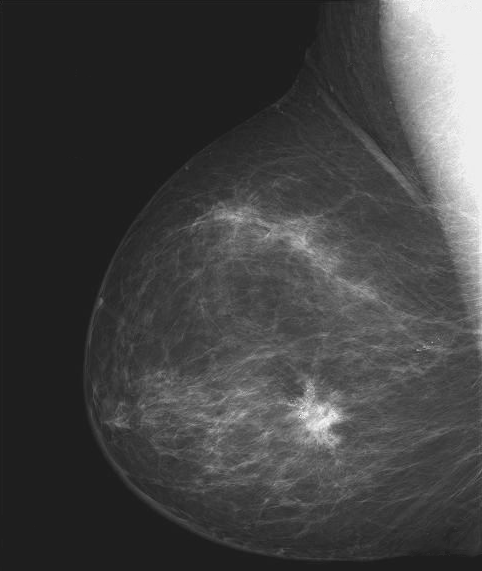
#> input picture Basic Intensity Transformation Functions/breast_digital_xray.tif, 482 x 571 px
$ jupyter execute Basic_Intensity_Transformation_Functions.ipynb
#> lines starting #> are read from the running program, lines starting #| are printed output that depends on the picture; after the words box and inside, x2 and y2 are one past the last pixel; in counts of white or black regions, pixels touching at a corner belong together
## Importing Libraries

[cell 1]
import cv2
from google.colab.patches import cv2_imshow
import numpy as np
import matplotlib.pyplot as plt

## Image Negatives

[cell 2]
# importing the image
breast_xray = cv2.imread('breast_digital_xray.tif')
#> breast_xray is the input picture: shape (571, 482, 3); min 21, max 255, mean 66.7

# getting the maximum intensity value in the image
max_intensity = np.amax(breast_xray)
#> max_intensity = 255

# subtracting all the intensities from the max_intensity to get negative image
breast_xray_negative = max_intensity - breast_xray
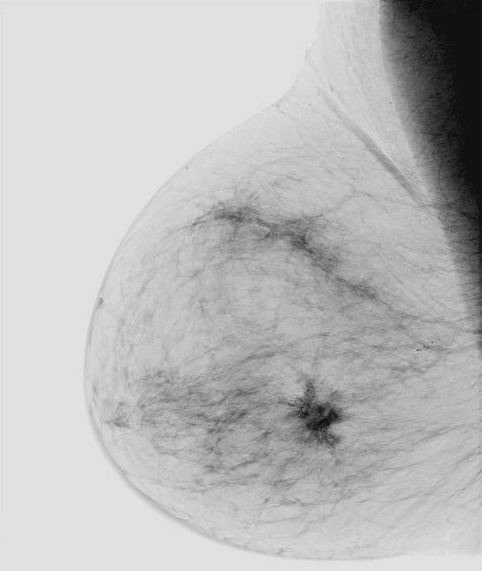
#> breast_xray_negative: shape (571, 482, 3); min 0, max 234, mean 188.3

# plotting the results
plt.subplot(1, 2, 1)
plt.axis('off')
plt.title('Original Image')
plt.imshow(breast_xray)

plt.subplot(1, 2, 2)
plt.axis('off')
plt.title('Negative Image')
plt.imshow(breast_xray_negative)
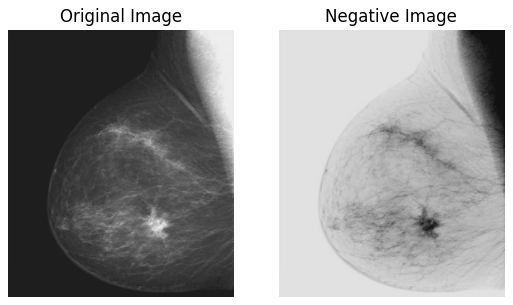
#> figure drawn by matplotlib, 2 panels

## Log Transformations

[cell 3]
# loading the image
fourier_spec = cv2.imread('fourier_spectrum.tif')
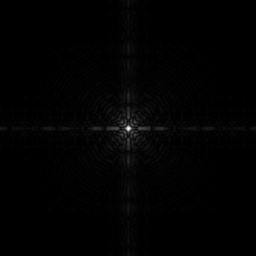
#> input picture Basic Intensity Transformation Functions/fourier_spectrum.tif, 256 x 256 px
#> fourier_spec is the input picture: shape (256, 256, 3); min 0, max 255, mean 2.1
fourier_spec = cv2.cvtColor(fourier_spec, cv2.COLOR_BGR2GRAY)
#> fourier_spec: shape (256, 256)
# defining variables for log transformation
c = 1

# performing log transformation on the original image
fourier_spec_log_transformed = np.uint8(c * np.log(1 + fourier_spec))
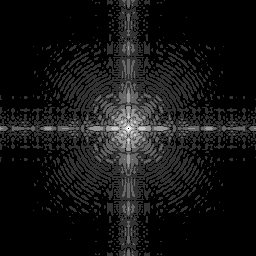
#> fourier_spec_log_transformed: shape (256, 256); min 0, max 5, mean 0.403; drawn with min black and max white

# plotting the results
# plotting the results
plt.subplot(1, 2, 1)
plt.axis('off')
plt.title('Original Image')
plt.imshow(fourier_spec, cmap = 'gray')

plt.subplot(1, 2, 2)
plt.axis('off')
plt.title('Log Transformed')
plt.imshow(fourier_spec_log_transformed, cmap = 'gray')

## Power Law Transformations

[cell 4]
# loading the image
fractured_spine = cv2.imread('fractured_spine.tif')
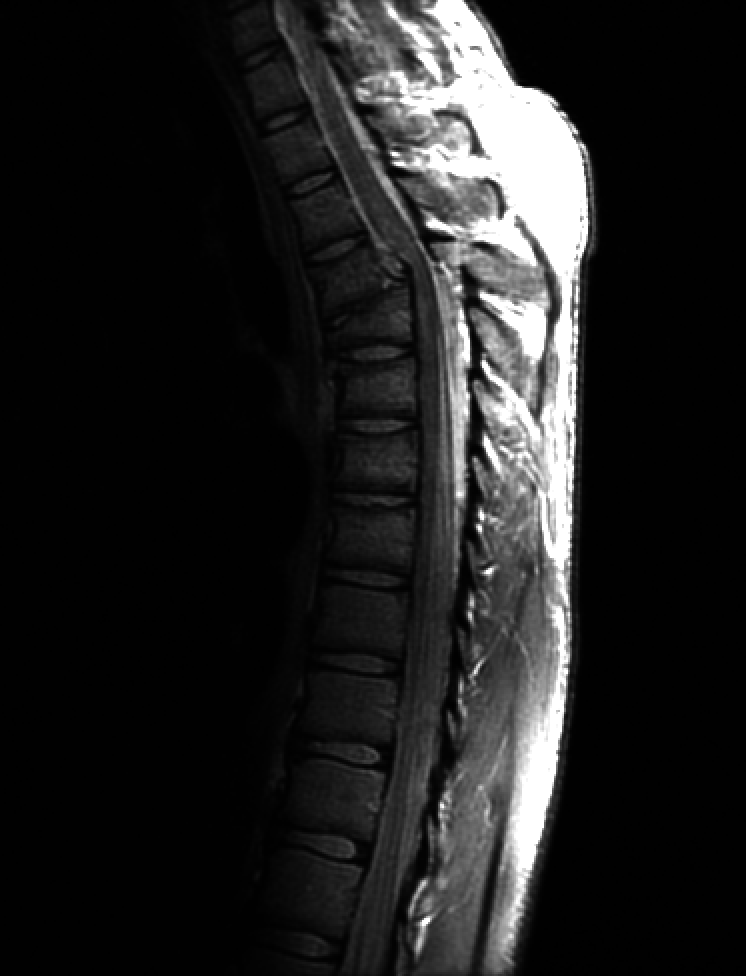
#> input picture Basic Intensity Transformation Functions/fractured_spine.tif, 746 x 976 px
#> fractured_spine is the input picture: shape (976, 746, 3); min 0, max 255, mean 32.6
fractured_spine = cv2.cvtColor(fractured_spine, cv2.COLOR_BGR2GRAY)
#> fractured_spine: shape (976, 746)

# defining the parameters for power law transformation
c = 1
gamma = [0.6, 0.4, 0.3]

plt.subplot(2, 2, 1)
plt.axis('off')
plt.title("Original Image")
plt.imshow(fractured_spine, cmap = 'gray')

for g in gamma:
  plt.subplot(2, 2, gamma.index(g) + 2)
  plt.axis('off')
  plt.title(f"gamma  = {g}")
  fractured_spine_power_transformed = c * (fractured_spine ** g)
  plt.imshow(fractured_spine_power_transformed, cmap = 'gray')
#> this loop made 3 passes
#> pass 1, `fractured_spine_power_transformed = c * (fractured_spine ** g)`:
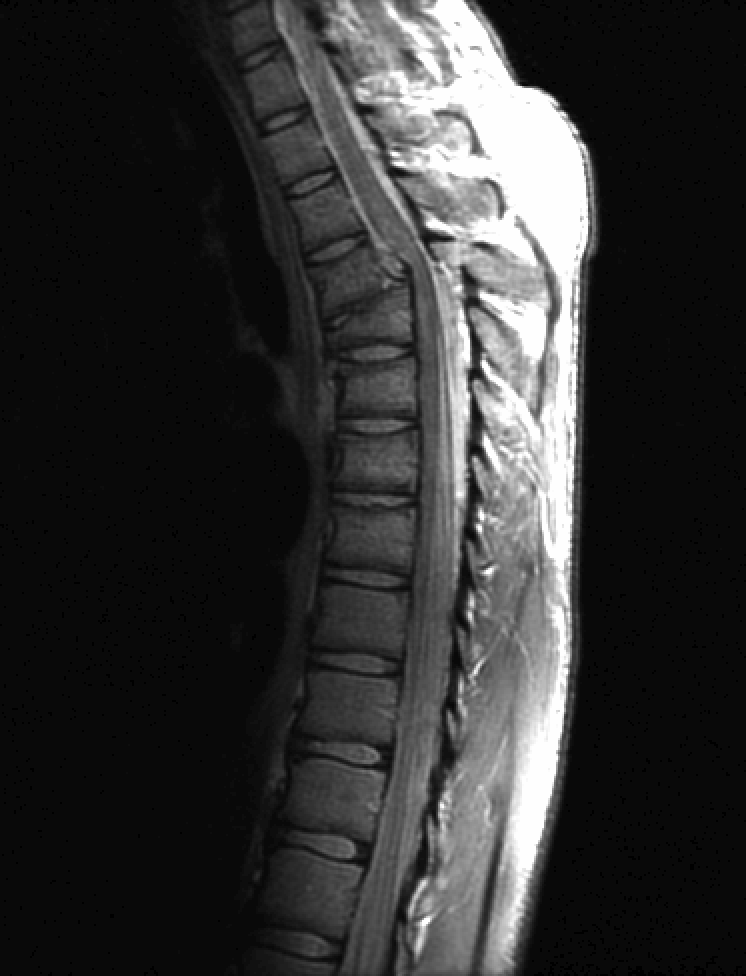
#> fractured_spine_power_transformed: shape (976, 746) float64; min 0, max 27.79, mean 5.5; drawn with min black and max white
#> pass 2, `fractured_spine_power_transformed = c * (fractured_spine ** g)`:
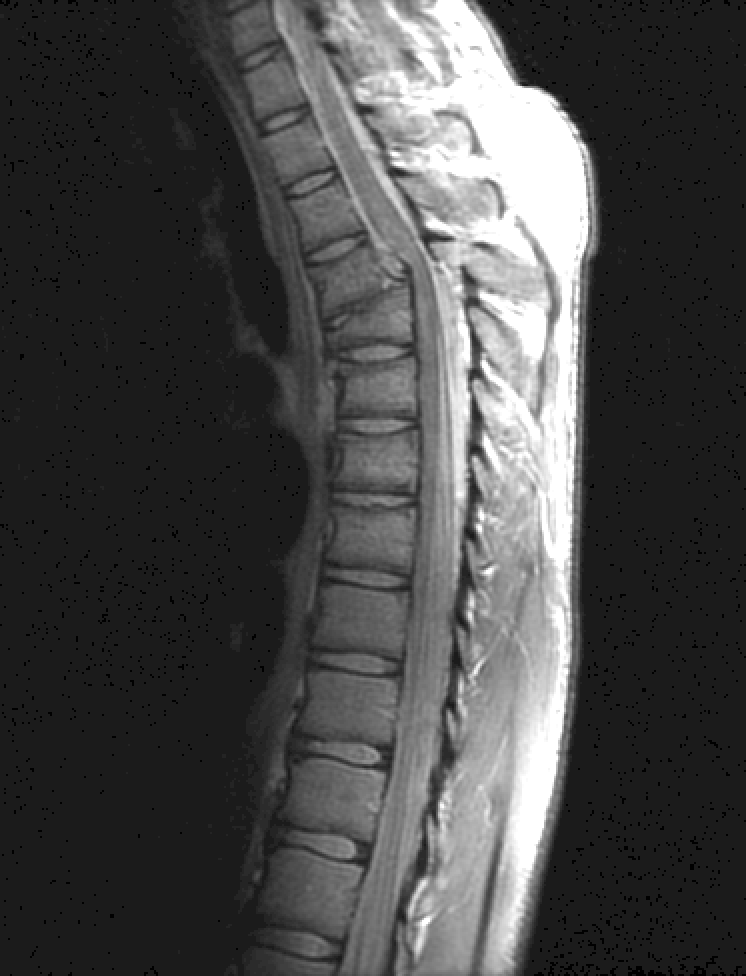
#> fractured_spine_power_transformed: shape (976, 746) float64; min 0, max 9.18, mean 2.6; drawn with min black and max white
#> pass 3, `fractured_spine_power_transformed = c * (fractured_spine ** g)`:
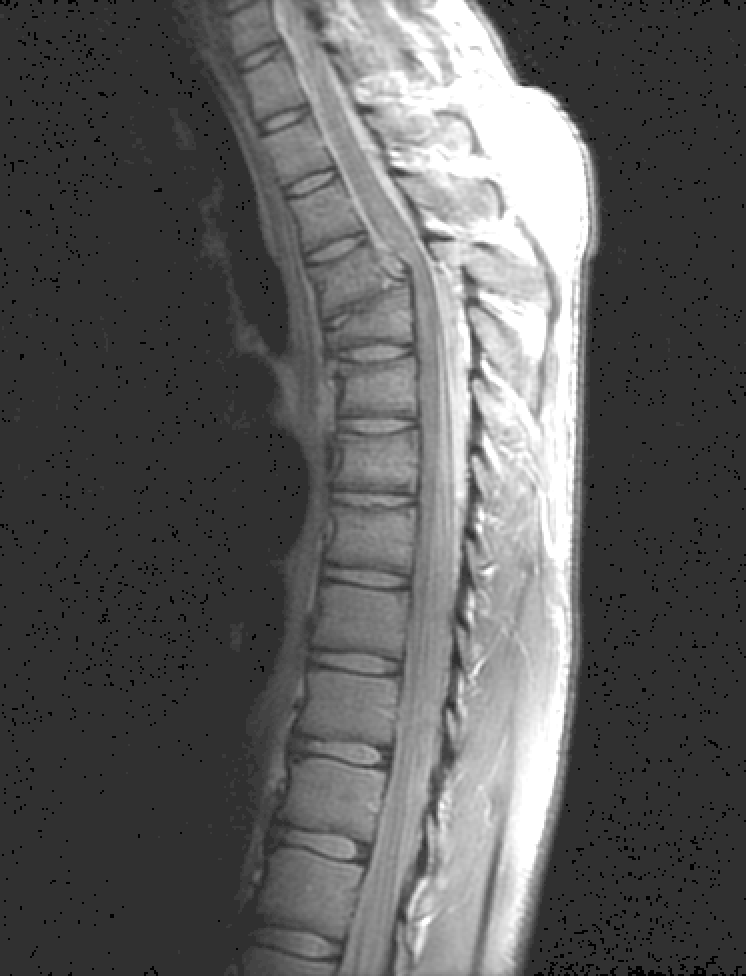
#> fractured_spine_power_transformed: shape (976, 746) float64; min 0, max 5.27, mean 1.91; drawn with min black and max white

## Contrast Stretching

[cell 5]
# loading the input image
pollen = cv2.imread('pollen.tif')
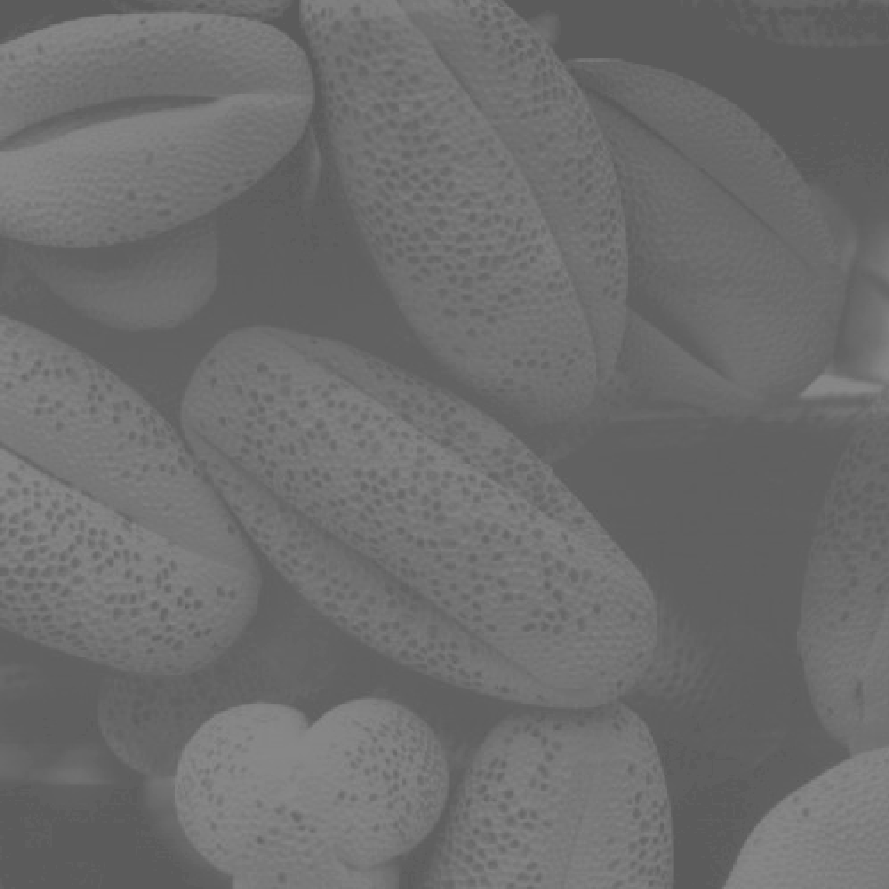
#> input picture Basic Intensity Transformation Functions/pollen.tif, 889 x 889 px
#> pollen is the input picture: shape (889, 889, 3); min 91, max 138, mean 109.1
pollen = cv2.cvtColor(pollen, cv2.COLOR_BGR2GRAY)
#> pollen: shape (889, 889)

# thresholding
threshold_value = (np.amax(pollen) + np.amin(pollen)) / 2
#> threshold_value = 114.5
ret, pollen_contrast_stretched = cv2.threshold(pollen,threshold_value,255,cv2.THRESH_BINARY)
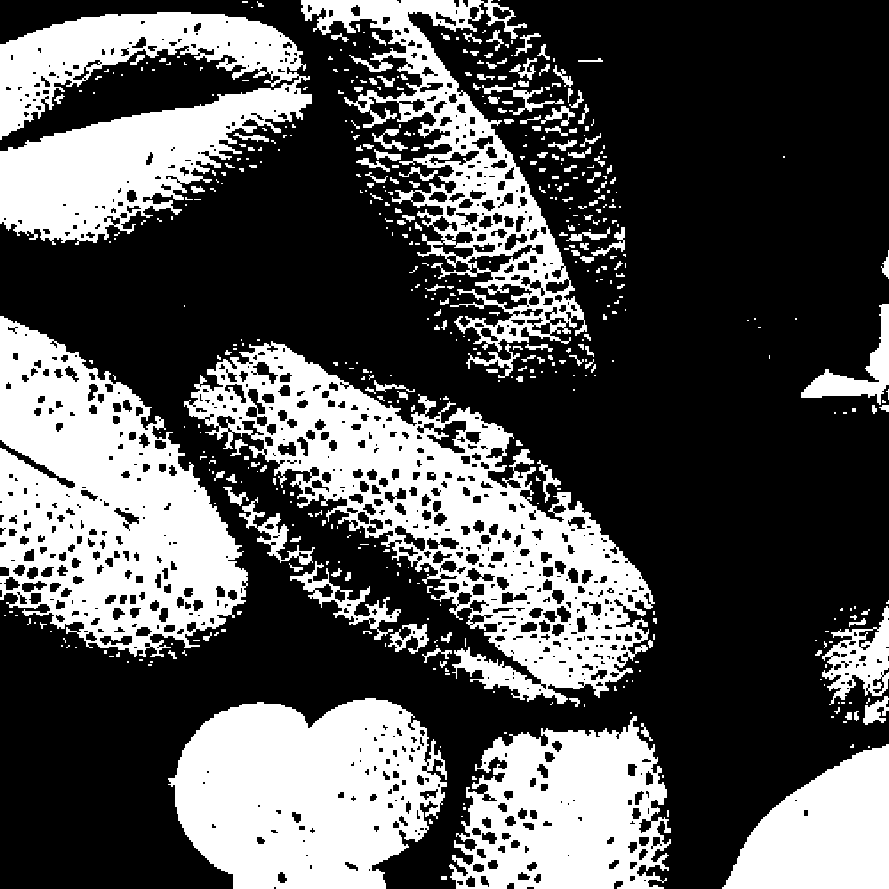
#> pollen_contrast_stretched: shape (889, 889); 33.6% white; 513 white regions (335 under 20 px), largest, box (x1, y1, x2, y2) and area: (184, 341, 655, 704) 52757, (0, 316, 248, 657) 47561, (168, 698, 447, 889) 39872
#> ret = 114

# plotting the results
plt.subplot(1, 2, 1)
plt.axis("off")
plt.title("Original Image")
plt.imshow(pollen, cmap = 'gray')

plt.subplot(1, 2, 2)
plt.axis("off")
plt.title("Contrast Stretched")
plt.imshow(pollen_contrast_stretched, cmap = 'gray')
